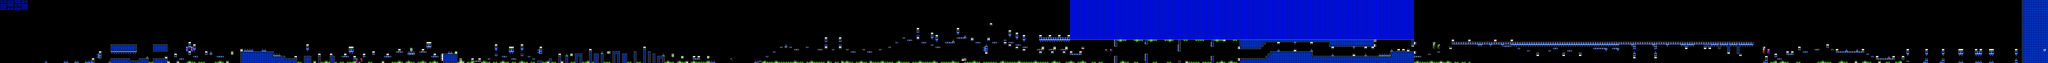

Rendered tile map (Tiled .tmx) drawn with the repository's tilesets; below, a short description and the map source with its tile grids summarised:
An orthogonal 869x27 tile map with 16x16 px tiles, 2 tile layers (SP, ...), 2 tilesets, 2 image layers.

<map version="1.10" tiledversion="1.11.2" orientation="orthogonal" renderorder="right-down" width="869" height="27" tilewidth="16" tileheight="16" infinite="0" nextlayerid="5" nextobjectid="1">
 <editorsettings>
  <chunksize width="16" height="27" />
  <export target="baseafterbase.csv" format="csv" />
 </editorsettings>
 <tileset firstgid="1" name="famidash" tilewidth="16" tileheight="16" tilecount="256" columns="16">
  <image source="../../../GRAPHICS/famidash.bmp" width="256" height="256" />
 </tileset>
 <tileset firstgid="257" name="sprites" tilewidth="16" tileheight="16" tilecount="256" columns="16">
  <image source="../../../GRAPHICS/sprites.png" width="256" height="256" />
 </tileset>
 <imagelayer id="3" name="Image Layer 1" parallaxx="0.9" parallaxy="0.9" repeatx="1" repeaty="1">
  <image source="../../../GRAPHICS/Old/parallax Blue.bmp" width="144" height="72" />
 </imagelayer>
 <imagelayer id="4" name="Image Layer 2" offsetx="0" offsety="432" repeatx="1">
  <image source="../../../GRAPHICS/ground.bmp" width="64" height="128" />
 </imagelayer>
 <layer id="1" width="869" height="27">
  <data>[23463 cells, 4626 non-empty, 41 distinct tile ids]</data>
 </layer>
 <layer id="2" name="SP" width="869" height="27">
  <data>[23463 cells, 229 non-empty, 44 distinct tile ids]</data>
 </layer>
</map>
